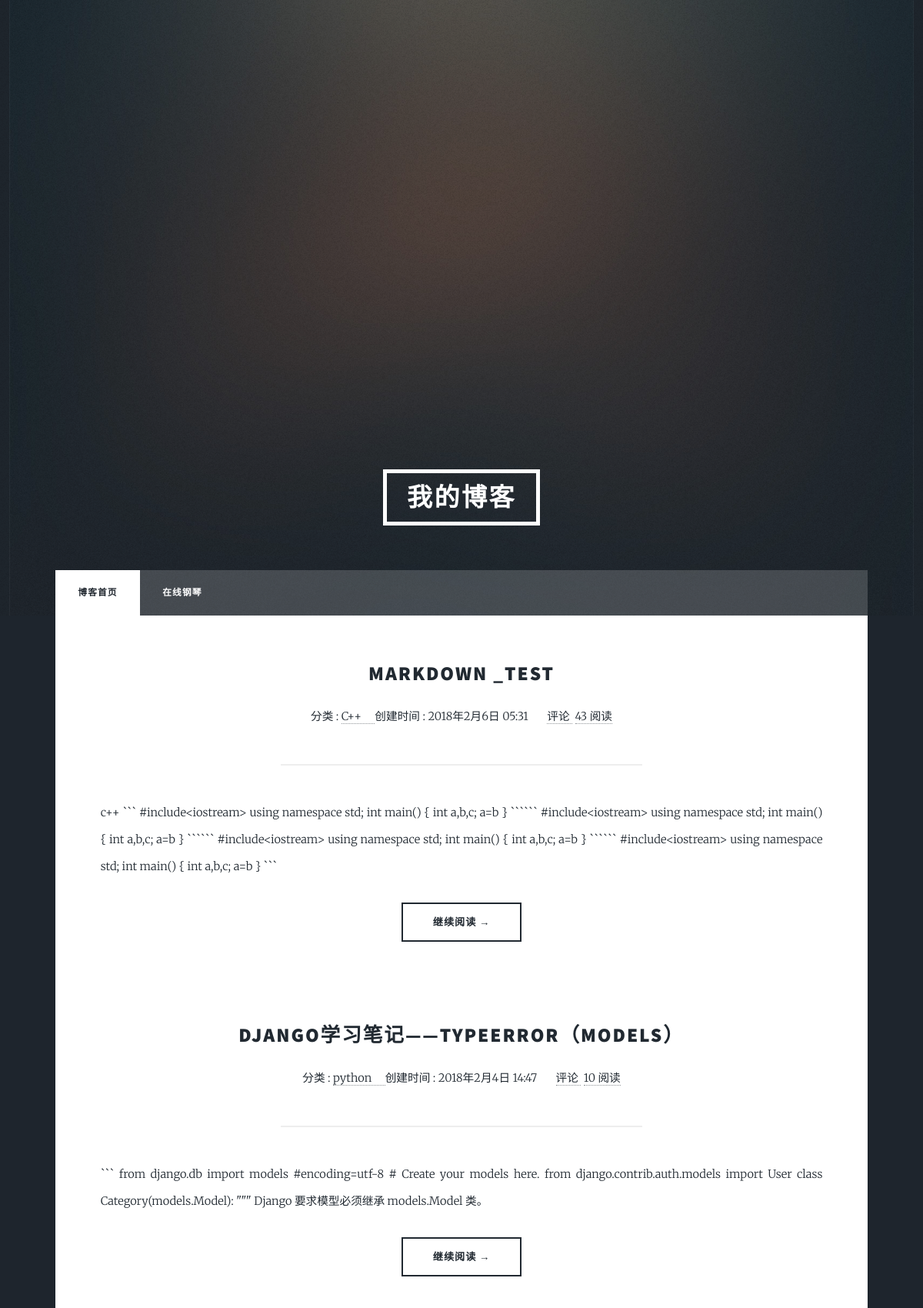
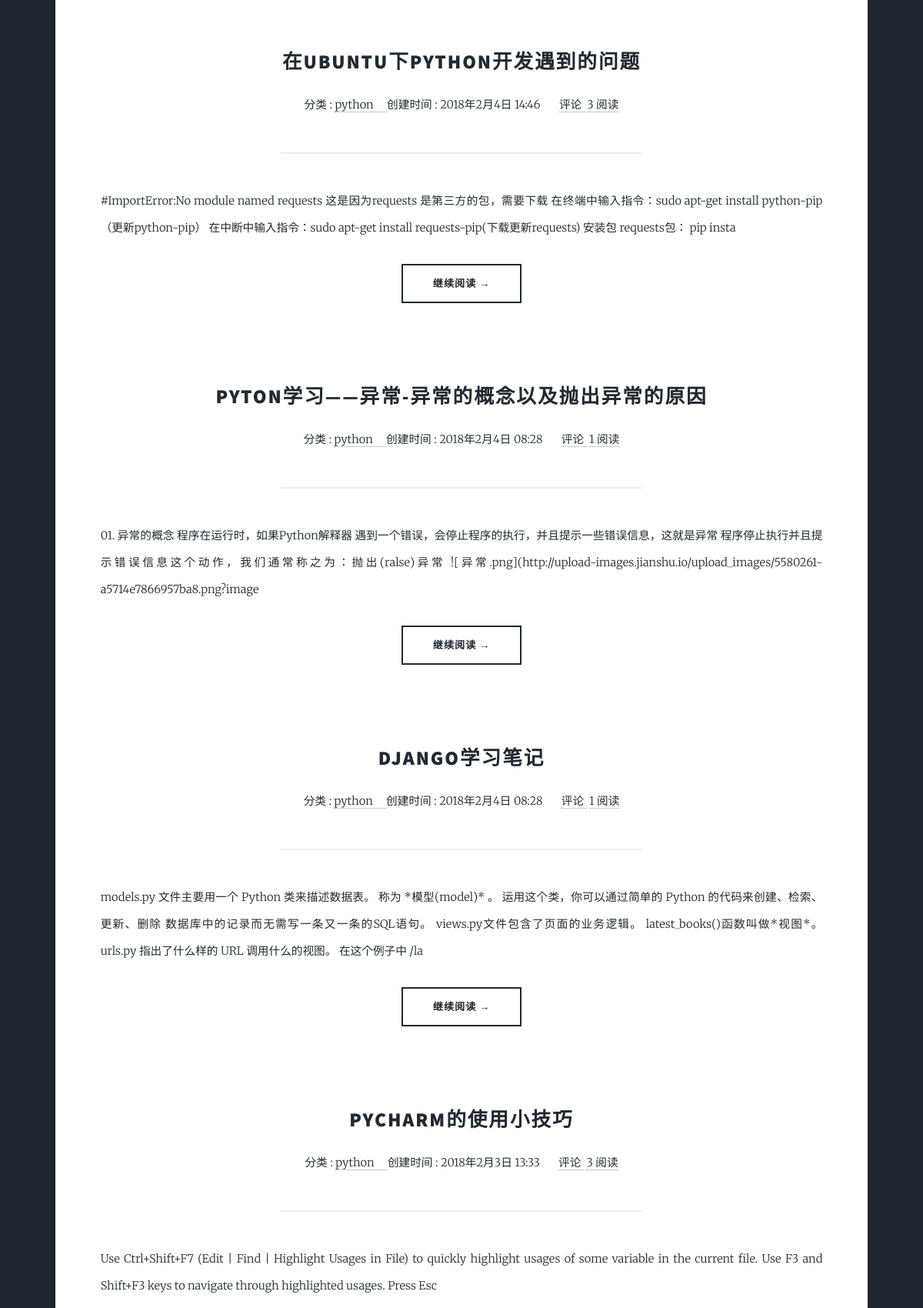
The page / (upper part) on the database its author committed (2 pictures, top to bottom).
### blog/models.py (models this page shows, shortened)
class Post(models.Model):
    class Meta:
        verbose_name = '文章'
        verbose_name_plural = verbose_name
    title = models.CharField(max_length=70)
    body = models.TextField()
    created_time = models.DateTimeField()
    modified_time = models.DateTimeField()
    excerpt = models.CharField(max_length=500, blank=True)
    category = models.ForeignKey(Category, verbose_name='分类', on_delete=models.CASCADE,)
    tags = models.ManyToManyField(Tag, verbose_name='标签', blank=True)
    author = models.ForeignKey(User, on_delete=models.CASCADE,)
    views=models.PositiveIntegerField(default=0)
    def get_absolute_url(self):
        return reverse('blog:detail', kwargs={'pk': self.pk})

class Category(models.Model):
    class Meta:
        verbose_name = '分类'
        verbose_name_plural = verbose_name
    name = models.CharField('分类名', max_length=100)

### blog/views.py (the view)
# urls.py: path('', index, name='index'),
def index(request):
    post_list = Post.objects.all().order_by('-created_time')
    return render(request, 'index.html', context={'post_list': post_list})

### templates/index.html (shortened to what this page needs)
{% load staticfiles %}
<!DOCTYPE HTML>
<html>
	<head>
		<link rel="stylesheet" href="{% static 'assets/css/main.css'%}" />
	</head>
	<body class="is-loading">
			<div id="wrapper" class="fade-in">
					<header id="header">
						<a href="{% url 'blog:index' %}" class="logo">我的博客</a>
					</header>
					<nav id="nav">
						<ul class="links">
							<li class="active"><a href="{% url 'blog:index' %}">博客首页</a></li>
							<li><a href="http://kaysonli.github.io/piano/dist/">在线钢琴</a></li>
						</ul>
					</nav>
					<div id="main" align="center">
                        <div class="content-body">
                            <div class="row">
                                {%for post in post_list%}
                                    <article class="post post-{{ post.pk }}">
                                        <header class="entry-header">
                                            <h2 class="entry-title">
                                                <a href="{{ post.get_absolute_url }}">{{ post.title }}</a>
                                            </h2>
                                            <div class="entry-meta" align="center">
                                                <span class="post-category">分类 : <a href="#">{{ post.category.name }} &nbsp &nbsp </a></span>
                                                <span class="post-date"><time class="entry-date" datetime="{{ post.created_time }}">创建时间 : {{ post.created_time }} </time></span>
                                                <span class="comments-link"> &nbsp &nbsp &nbsp <a href="#"> 评论&nbsp</a></span>
                                                <span class="views-count"><a href="{{ post.get_absolute_url }}">{{ post.views }} 阅读</a></span>
                                            </div>
                                            <hr align="center" width="50%" />
                                        </header>
                                        <div class="entry-content clearfix">
                                            <p>{{ post.excerpt }}</p>
                                            <div class="read-more cl-effect-14">
                                                 <a href="{{ post.get_absolute_url }}" class="button big">继续阅读 <span class="meta-nav">→</span></a><br><br><br><br>
                                        </div>
                                        </div>
                                    </article>
                                {%empty%}
                                    <div class="no-post">暂时还没有发布的文章！</div>
                                {%endfor%}
                            </div>
                        </div>
					</div>
			</div>
	</body>
</html>

### rows shown on the page
Post: title "MARKDOWN _TEST", category.name "C++", created_time "2018年2月6日 05:31", views "43", excerpt "c++ ``` #include<iostream> using namespace std; int main() { int a,b,c; a=b } `````` #include<iostream> using namespace std; int main() { int a,b,c; a=b } `````` #include<iostream> using namespace std; int main() { int a,b,c; a=b } `````` #include<iostream> using namespace std; int main() { int a,b,c; a=b } ```"
Post: title "DJANGO学习笔记——TYPEERROR（MODELS）", category.name "python", created_time "2018年2月4日 14:47", views "10", excerpt "``` from django.db import models #encoding=utf-8 # Create your models here. from django.contrib.auth.models import User class Category(models.Model): \"\"\" Django 要求模型必须继承 models.Model 类。"
Post: title "在UBUNTU下PYTHON开发遇到的问题", category.name "python", created_time "2018年2月4日 14:46", views "3", excerpt "#ImportError:No module named requests 这是因为requests 是第三方的包，需要下载 在终端中输入指令：sudo apt-get install python-pip（更新python-pip） 在中断中输入指令：sudo apt-get install requests-pip(下载更新requests) 安装包 requests包： pip insta"
Post: title "PYTON学习——异常-异常的概念以及抛出异常的原因", category.name "python", created_time "2018年2月4日 08:28", views "1", excerpt "01. 异常的概念 程序在运行时，如果Python解释器 遇到一个错误，会停止程序的执行，并且提示一些错误信息，这就是异常 程序停止执行并且提示错误信息这个动作，我们通常称之为：抛出(ralse)异常 ![异常.png](http://upload-images.jianshu.io/upload_images/5580261-a5714e7866957ba8.png?image"
Post: title "DJANGO学习笔记", category.name "python", created_time "2018年2月4日 08:28", views "1", excerpt "models.py 文件主要用一个 Python 类来描述数据表。 称为 *模型(model)* 。 运用这个类，你可以通过简单的 Python 的代码来创建、检索、更新、删除 数据库中的记录而无需写一条又一条的SQL语句。 views.py文件包含了页面的业务逻辑。 latest_books()函数叫做*视图*。 urls.py 指出了什么样的 URL 调用什么的视图。 在这个例子中 /la"
Post: title "PYCHARM的使用小技巧", category.name "python", created_time "2018年2月3日 13:33", views "3", excerpt "Use Ctrl+Shift+F7 (Edit | Find | Highlight Usages in File) to quickly highlight usages of some variable in the current file. Use F3 and Shift+F3 keys to navigate through highlighted usages. Press Esc"
